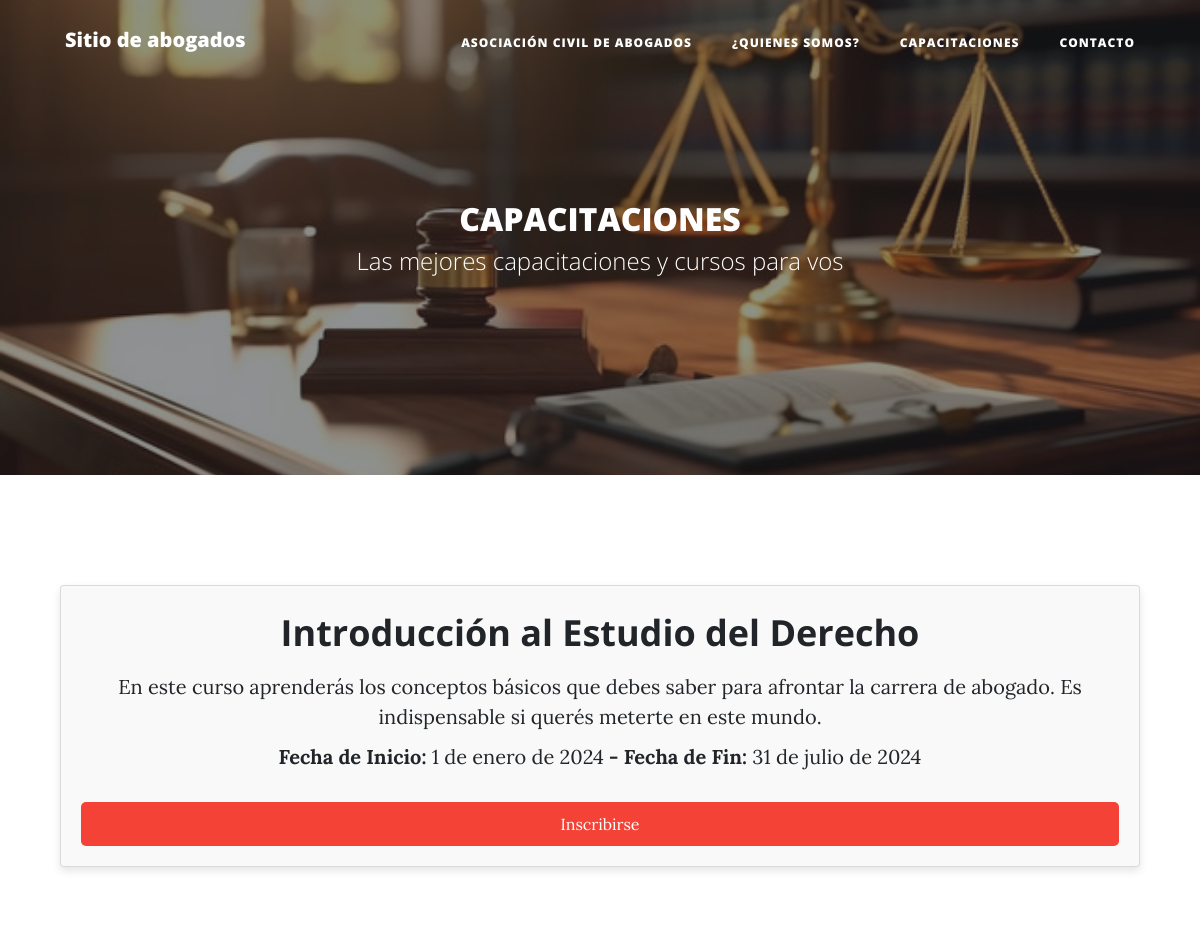
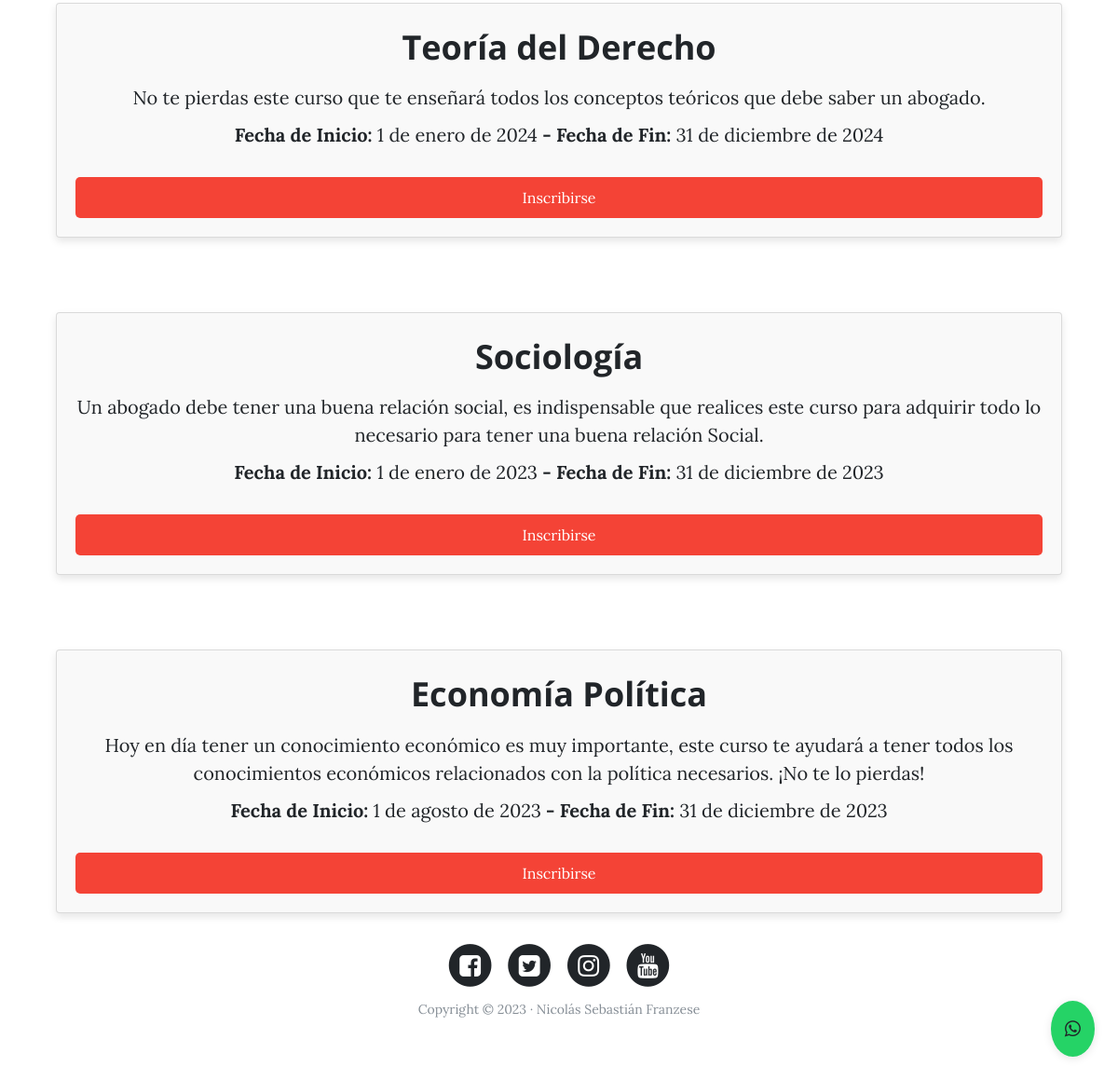
The app's page /capacitacion with its own data (2 pictures, top to bottom).
### capacitacion/models.py (models this page shows, shortened)
class Capacitacion(models.Model):
    title = models.CharField(max_length=200, verbose_name="Titulo")
    descripcion = models.TextField(verbose_name="Descripcion")
    fecha_desde = models.DateField(null=True, verbose_name="Fecha Desde")
    fecha_hasta = models.DateField(null=True, verbose_name="Fecha Hasta")
    activa = models.BooleanField(verbose_name="Activa")
    created = models.DateTimeField(auto_now_add=True, verbose_name="Fecha creacion")
    updated = models.DateTimeField(auto_now=True, verbose_name="Fecha Modificacion")

### capacitacion/views.py (the view)
# urls.py: path('capacitacion',  capacitacion_views.capacitacion, name="capacitacion"),
def capacitacion(request):
    capacitaciones = Capacitacion.objects.all()
    return render(request,"capacitacion/capacitacion.html",{'capacitaciones':capacitaciones})

### capacitacion/templates/capacitacion/capacitacion.html (shortened to what this page needs)
{% extends 'core/base.html' %}
{% block background-header %} {% load static %} {% static 'core/img/header_pagina.jpg'%} {% endblock %}
{% block headers %}
<h2>CAPACITACIONES</h2>
<span class="subheading">Las mejores capacitaciones y cursos para vos</span>
{% endblock %}
{% block content %}
{% for capacitacion in capacitaciones %}
<div class="card-container">
  <div class="card">
        <h2 class="section-heading title">{{capacitacion.title}}</h2>
    <p>{{capacitacion.descripcion}}</p>
    <span><b>Fecha de Inicio:</b> {{capacitacion.fecha_desde}} <b> - Fecha de Fin:</b> {{capacitacion.fecha_hasta}}</span>
    <br>
    <button class="button_cerrar" onclick="openPopupInscribirse()">Inscribirse</button>
    </div>
</div>
{% endfor %}
{% endblock %}

### core/static/core/css/estilos.css (style rules this page uses)
.button_cerrar { background: #f44336; background-color: #f44336; color: #fff; padding: 10px 20px; border: none; border-radius: 5px; cursor: pointer; font-size: 16px; justify-content: center; }
.card-container { display: flex; flex-wrap: wrap; }
.card { width: 100%; background-color: #f9f9f9; padding: 20px; margin: 5%; margin-bottom: 20px; box-shadow: 0 4px 8px rgba(0, 0, 0, 0.1); justify-content: center; text-align: center; }

### records on screen
Capacitacion: title "Introducción al Estudio del Derecho", descripcion "En este curso aprenderás los conceptos básicos que debes saber para afrontar la carrera de abogado. Es indispensable si querés meterte en este mundo.", fecha_desde "1 de enero de 2024", fecha_hasta "31 de julio de 2024"
Capacitacion: title "Teoría del Derecho", descripcion "No te pierdas este curso que te enseñará todos los conceptos teóricos que debe saber un abogado.", fecha_desde "1 de enero de 2024", fecha_hasta "31 de diciembre de 2024"
Capacitacion: title "Sociología", descripcion "Un abogado debe tener una buena relación social, es indispensable que realices este curso para adquirir todo lo necesario para tener una buena relación Social.", fecha_desde "1 de enero de 2023", fecha_hasta "31 de diciembre de 2023"
Capacitacion: title "Economía Política", descripcion "Hoy en día tener un conocimiento económico es muy importante, este curso te ayudará a tener todos los conocimientos económicos relacionados con la política necesarios. ¡No te lo pierdas!", fecha_desde "1 de agosto de 2023", fecha_hasta "31 de diciembre de 2023"
